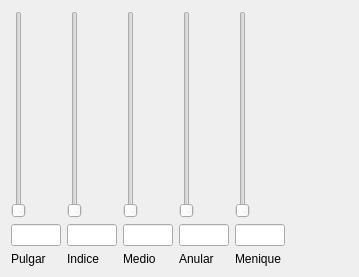
<?xml version="1.0" encoding="UTF-8"?>
<ui version="4.0">
 <class>controlManual</class>
 <widget class="QWidget" name="controlManual">
  <property name="geometry">
   <rect>
    <x>0</x>
    <y>0</y>
    <width>359</width>
    <height>277</height>
   </rect>
  </property>
  <property name="windowTitle">
   <string>Form</string>
  </property>
  <layout class="QGridLayout" name="gridLayout">
   <item row="3" column="4">
    <widget class="QLabel" name="label_5">
     <property name="text">
      <string>Menique</string>
     </property>
    </widget>
   </item>
   <item row="1" column="0">
    <widget class="QSlider" name="vs_pulgar">
     <property name="minimum">
      <number>5</number>
     </property>
     <property name="maximum">
      <number>90</number>
     </property>
     <property name="orientation">
      <enum>Qt::Vertical</enum>
     </property>
    </widget>
   </item>
   <item row="1" column="4">
    <widget class="QSlider" name="vs_menique">
     <property name="minimum">
      <number>5</number>
     </property>
     <property name="maximum">
      <number>90</number>
     </property>
     <property name="orientation">
      <enum>Qt::Vertical</enum>
     </property>
    </widget>
   </item>
   <item row="2" column="4">
    <widget class="QLineEdit" name="le_menique">
     <property name="sizePolicy">
      <sizepolicy hsizetype="Fixed" vsizetype="Fixed">
       <horstretch>0</horstretch>
       <verstretch>0</verstretch>
      </sizepolicy>
     </property>
     <property name="maximumSize">
      <size>
       <width>50</width>
       <height>16777215</height>
      </size>
     </property>
     <property name="maxLength">
      <number>2</number>
     </property>
    </widget>
   </item>
   <item row="3" column="3">
    <widget class="QLabel" name="label_4">
     <property name="text">
      <string>Anular</string>
     </property>
    </widget>
   </item>
   <item row="2" column="1">
    <widget class="QLineEdit" name="le_indice">
     <property name="sizePolicy">
      <sizepolicy hsizetype="Fixed" vsizetype="Fixed">
       <horstretch>0</horstretch>
       <verstretch>0</verstretch>
      </sizepolicy>
     </property>
     <property name="maximumSize">
      <size>
       <width>50</width>
       <height>16777215</height>
      </size>
     </property>
    </widget>
   </item>
   <item row="1" column="3">
    <widget class="QSlider" name="vs_anular">
     <property name="minimum">
      <number>5</number>
     </property>
     <property name="maximum">
      <number>90</number>
     </property>
     <property name="orientation">
      <enum>Qt::Vertical</enum>
     </property>
    </widget>
   </item>
   <item row="2" column="3">
    <widget class="QLineEdit" name="le_anular">
     <property name="sizePolicy">
      <sizepolicy hsizetype="Fixed" vsizetype="Fixed">
       <horstretch>0</horstretch>
       <verstretch>0</verstretch>
      </sizepolicy>
     </property>
     <property name="maximumSize">
      <size>
       <width>50</width>
       <height>16777215</height>
      </size>
     </property>
     <property name="maxLength">
      <number>2</number>
     </property>
    </widget>
   </item>
   <item row="1" column="1">
    <widget class="QSlider" name="vs_indice">
     <property name="minimum">
      <number>5</number>
     </property>
     <property name="maximum">
      <number>90</number>
     </property>
     <property name="orientation">
      <enum>Qt::Vertical</enum>
     </property>
    </widget>
   </item>
   <item row="2" column="0">
    <widget class="QLineEdit" name="le_pulgar">
     <property name="sizePolicy">
      <sizepolicy hsizetype="Fixed" vsizetype="Fixed">
       <horstretch>0</horstretch>
       <verstretch>0</verstretch>
      </sizepolicy>
     </property>
     <property name="maximumSize">
      <size>
       <width>50</width>
       <height>16777215</height>
      </size>
     </property>
    </widget>
   </item>
   <item row="3" column="1">
    <widget class="QLabel" name="label_2">
     <property name="text">
      <string>Indice</string>
     </property>
    </widget>
   </item>
   <item row="2" column="2">
    <widget class="QLineEdit" name="le_medio">
     <property name="sizePolicy">
      <sizepolicy hsizetype="Fixed" vsizetype="Fixed">
       <horstretch>0</horstretch>
       <verstretch>0</verstretch>
      </sizepolicy>
     </property>
     <property name="maximumSize">
      <size>
       <width>50</width>
       <height>16777215</height>
      </size>
     </property>
    </widget>
   </item>
   <item row="3" column="0">
    <widget class="QLabel" name="label">
     <property name="text">
      <string>Pulgar</string>
     </property>
    </widget>
   </item>
   <item row="3" column="2">
    <widget class="QLabel" name="label_3">
     <property name="text">
      <string>Medio</string>
     </property>
    </widget>
   </item>
   <item row="2" column="5">
    <spacer name="horizontalSpacer">
     <property name="orientation">
      <enum>Qt::Horizontal</enum>
     </property>
     <property name="sizeHint" stdset="0">
      <size>
       <width>40</width>
       <height>20</height>
      </size>
     </property>
    </spacer>
   </item>
   <item row="1" column="2">
    <widget class="QSlider" name="vs_medio">
     <property name="minimum">
      <number>5</number>
     </property>
     <property name="maximum">
      <number>90</number>
     </property>
     <property name="orientation">
      <enum>Qt::Vertical</enum>
     </property>
    </widget>
   </item>
  </layout>
 </widget>
 <resources/>
 <connections/>
</ui>
